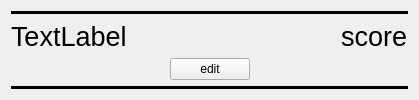
<?xml version="1.0" encoding="UTF-8"?>
<ui version="4.0">
 <class>entry</class>
 <widget class="QWidget" name="entry">
  <property name="geometry">
   <rect>
    <x>0</x>
    <y>0</y>
    <width>419</width>
    <height>100</height>
   </rect>
  </property>
  <property name="windowTitle">
   <string>Form</string>
  </property>
  <layout class="QGridLayout" name="gridLayout">
   <item row="2" column="0">
    <layout class="QVBoxLayout" name="verticalLayout">
     <property name="sizeConstraint">
      <enum>QLayout::SetFixedSize</enum>
     </property>
     <item>
      <widget class="Line" name="line_2">
       <property name="minimumSize">
        <size>
         <width>0</width>
         <height>0</height>
        </size>
       </property>
       <property name="frameShadow">
        <enum>QFrame::Plain</enum>
       </property>
       <property name="lineWidth">
        <number>15</number>
       </property>
       <property name="orientation">
        <enum>Qt::Horizontal</enum>
       </property>
      </widget>
     </item>
     <item>
      <layout class="QHBoxLayout" name="horizontalLayout">
       <item>
        <widget class="QLabel" name="label_name">
         <property name="font">
          <font>
           <pointsize>20</pointsize>
          </font>
         </property>
         <property name="text">
          <string>TextLabel</string>
         </property>
        </widget>
       </item>
       <item>
        <spacer name="horizontalSpacer">
         <property name="orientation">
          <enum>Qt::Horizontal</enum>
         </property>
         <property name="sizeHint" stdset="0">
          <size>
           <width>40</width>
           <height>20</height>
          </size>
         </property>
        </spacer>
       </item>
       <item>
        <widget class="QLabel" name="label_score">
         <property name="font">
          <font>
           <pointsize>20</pointsize>
          </font>
         </property>
         <property name="text">
          <string>score</string>
         </property>
        </widget>
       </item>
      </layout>
     </item>
     <item>
      <layout class="QHBoxLayout" name="horizontalLayout_2">
       <item>
        <spacer name="horizontalSpacer_3">
         <property name="orientation">
          <enum>Qt::Horizontal</enum>
         </property>
         <property name="sizeHint" stdset="0">
          <size>
           <width>40</width>
           <height>20</height>
          </size>
         </property>
        </spacer>
       </item>
       <item>
        <widget class="QPushButton" name="button_alter">
         <property name="sizePolicy">
          <sizepolicy hsizetype="Minimum" vsizetype="Maximum">
           <horstretch>0</horstretch>
           <verstretch>0</verstretch>
          </sizepolicy>
         </property>
         <property name="text">
          <string>edit</string>
         </property>
        </widget>
       </item>
       <item>
        <spacer name="horizontalSpacer_4">
         <property name="orientation">
          <enum>Qt::Horizontal</enum>
         </property>
         <property name="sizeHint" stdset="0">
          <size>
           <width>40</width>
           <height>20</height>
          </size>
         </property>
        </spacer>
       </item>
      </layout>
     </item>
     <item>
      <widget class="Line" name="line">
       <property name="minimumSize">
        <size>
         <width>0</width>
         <height>0</height>
        </size>
       </property>
       <property name="baseSize">
        <size>
         <width>0</width>
         <height>0</height>
        </size>
       </property>
       <property name="font">
        <font>
         <pointsize>8</pointsize>
        </font>
       </property>
       <property name="frameShadow">
        <enum>QFrame::Plain</enum>
       </property>
       <property name="lineWidth">
        <number>15</number>
       </property>
       <property name="orientation">
        <enum>Qt::Horizontal</enum>
       </property>
      </widget>
     </item>
    </layout>
   </item>
  </layout>
 </widget>
 <resources/>
 <connections/>
</ui>
